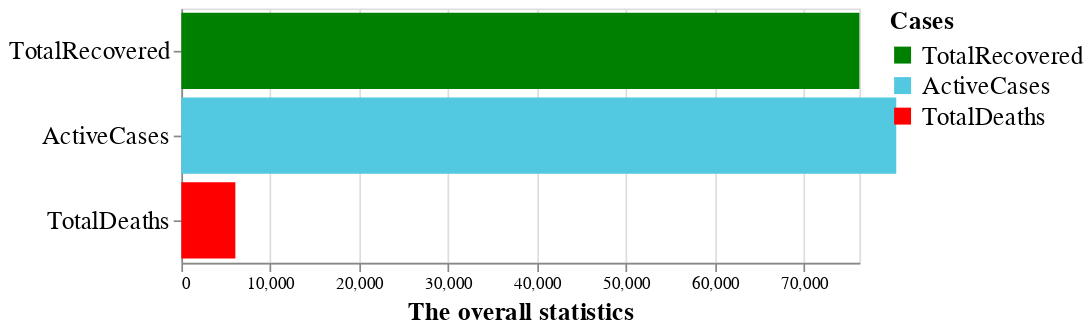

This figure's notebook cell:
### Markdown cell above
# An overall statistics
Firstly, it is always useful to have a summary of the data. Let's create a data with total amount of infected people.

### Code cell
total = pd.melt(data, id_vars = 'Country,Other') # convert to long form
total = total[ total['Country,Other'] == 'Total:']

# construct a sorting list
names = ['TotalRecovered', 'ActiveCases', 'TotalDeaths']
colors = ['green', '#52C9E0', 'red']

pic_left = alt.Chart(total[ (total['variable'] == 'TotalDeaths' )| \
                         (total['variable'] == 'ActiveCases' )| \
                         (total['variable'] == 'TotalRecovered')]).mark_bar().encode(
    
 alt.Y('variable:N', sort = names, axis = alt.Axis(title = None, labelFontSize = 15), \
      scale = alt.Scale(paddingInner=0.1)),
    
    alt.X('value:Q', axis = alt.Axis(title = 'The overall statistics', titleFontSize = 15), \
          scale = alt.Scale(domain = [0, int( total[total['variable'] == 'TotalRecovered']['value'] )] ) ),
          
    alt.Color('variable:N', legend = alt.Legend(title = 'Cases', labelFontSize = 15, titleFontSize = 15), \
             scale = alt.Scale(domain = names, range = colors))
).properties(
    height = 150,
    width = 400
)

pic_left

### Figure 1 — Vega-Lite specification as saved in the notebook (floating-point values rounded to 4 significant figures)
{"config": {"view": {"continuousWidth": 400, "continuousHeight": 300}}, "data": {"name": "data-01bcbb4b51a235f6d825763c1bb85639"}, "mark": "bar", "encoding": {"color": {"type": "nominal", "field": "variable", "legend": {"labelFontSize": 15, "title": "Cases", "titleFontSize": 15}, "scale": {"domain": ["TotalRecovered", "ActiveCases", "TotalDeaths"], "range": ["green", "#52C9E0", "red"]}}, "x": {"type": "quantitative", "axis": {"title": "The overall statistics", "titleFontSize": 15}, "field": "value", "scale": {"domain": [0, 76219]}}, "y": {"type": "nominal", "axis": {"labelFontSize": 15, "title": null}, "field": "variable", "scale": {"paddingInner": 0.1}, "sort": ["TotalRecovered", "ActiveCases", "TotalDeaths"]}}, "height": 150, "width": 400, "$schema": "https://vega.github.io/schema/vega-lite/v4.0.2.json", "datasets": {"data-01bcbb4b51a235f6d825763c1bb85639": [{"Country,Other": "Total:", "variable": "TotalDeaths", "value": 6069.0}, {"Country,Other": "Total:", "variable": "TotalRecovered", "value": 76220.0}, {"Country,Other": "Total:", "variable": "ActiveCases", "value": 80366}]}}
